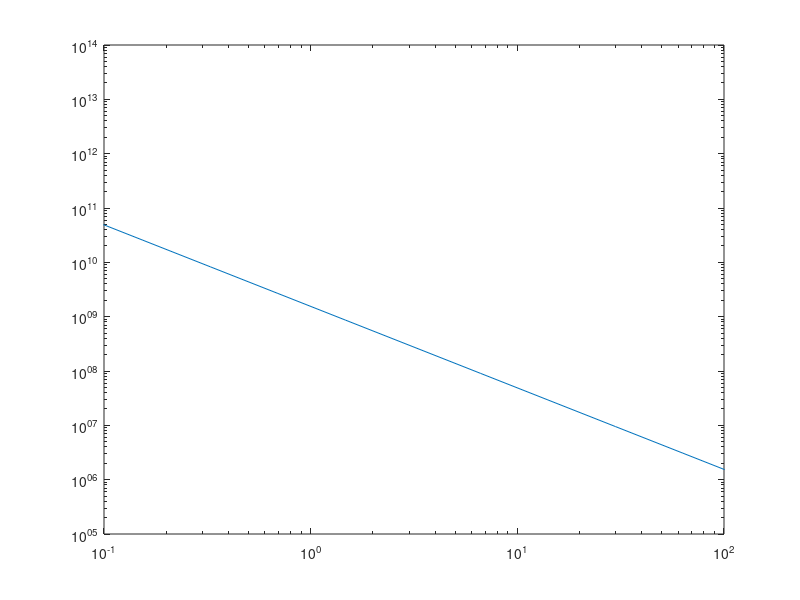

This chart was generated by the following MATLAB code: (Note: this script raises an error after producing the figure.)
function pde = mirror_velocity
% One-dimensional magnetic mirror from the FP paper - evolution of the ion velocity dependence
% of f in the presence of Coulomb collisions with background electrons
% 
% df/dt == 1/v^2 (d/dv(flux_v))
%a
% flux_v == v^3[(m_a/(m_a + m_b))nu_s f) + 0.5*nu_par*v*d/dv(f)]
%
% Run with
%
% asgard(mirror_velocity,'timestep_method','BE')

test = 'c';

pde.CFL = 0.01;

m_e = 9.109*10^-31; %electron mass in kg
m_D = 3.3443*10^-27; %deuterium mass in kgs
m_H = 1.6726*10^-27; %hydrogen mass in kgs
eps_o = 8.85*10^-12; %permittivity of free space in Farad/m
k_b = 1.380*10^-23; %Boltzmann constant in Joules/Kelvin
e = 1.602*10^-19; %charge in Coulombs
ln_delt = 10; %Coulomb logarithm

%Background Species parameter
n_b = 4*10^19; %background density in SI units (particles/m.^3)
T_eV_b = 4; %background temperature in eV
z_b = 1; %atomic number of background
m_b = m_D; %background mass

%Target Specie Parameters
n_a = n_b;
z_a = 1;
m_a = m_e;%target species

v_th = @(T,m) (2*k_b*T./m).^0.5; %thermal velocity function
L_ab = ln_delt*e^4/(m_a*eps_o)^2; %Coefficient accounting for Coluomb force

switch test
    case 'a'
        T_eV_a = 0.05*T_eV_b; %Target temperature in Kelvin\
        offset = 10^6; %case with offset and change in Temperature
    case 'b'
        T_eV_a = 0.05*T_eV_b;
        offset = 0; %case with no offset but change in Temperature
    case 'c'
        T_eV_a = 1000;
        T_a = T_eV_a*11606; %converting to Kelvin
        offset = v_th(T_a,m_a); %case with offset and no change in Temperature
end 
T_b = T_eV_b*11606; %converting to Kelvin
nu_ab0 = n_b*e^4*z_a^2*z_b^2*ln_delt/(2*pi*eps_o^2*m_a^2*v_th(T_b,m_b)^3);
nu_s = @(v) nu_ab0.*(1 + m_a/m_b).*psi(v./v_th(T_b,m_b))./(v./v_th(T_b,m_b)); %Slowing down frequency in s^-1; %parallel diffusion frequency
loglog(0.5*m_a*logspace(-1,7).^2/e, nu_s(logspace(-1,7)))
%ylim([10^4, 10^11]);
xlim([10^-1, 10^2]);
nu_par = @(v) psi(v./v_th(T_b,m_b)).*n_b*L_ab./(2*pi.*v.^3);
maxwell = @(v,x,y) n_a/(pi^3/2.*y^3).*exp(-((v-x)/y).^2);
gauss = @(v,x) n_a/(sqrt(2*pi)*x)*exp(-0.5*((v - x)/x).^2);
norm = v_th(T_b,m_a)*(sqrt(pi)*(v_th(T_a,m_a)^2 + 2*offset^2)*phi((offset - 0.01)/v_th(T_a,m_a)) + 2*v_th(T_a,m_a)*(0.01 + offset)*exp(-(0.01 - offset)^2/v_th(T_a,m_a)^2) + sqrt(pi)*(v_th(T_a,m_a)^2 +2*offset^2)*phi((10^7 - offset)/v_th(T_a,m_a)) - 2*v_th(T_a,m_a)*(10^7 + offset)*exp(-(10^7 - offset)^2/v_th(T_a,m_a)^2))/(v_th(T_a,m_a)^2*(2*0.01*exp(-0.01^2/v_th(T_b,m_a)^2) - 2*10^7*exp(-10^14/v_th(T_b,m_a)^2) + sqrt(pi)*v_th(T_b,m_a)*(phi(10^7/v_th(T_b,m_a)) - phi(0.01/v_th(T_b,m_a)))));
%E = 1.0; %parallel Electric field

%% Setup the dimensions
% 
function ret = phi(x)
        ret = erf(x);
end

function ret = psi(x)     
        dphi_dx = 2./sqrt(pi) * exp(-x.^2);
        ret = 1./(2*x.^2) .* (phi(x) - x.*dphi_dx);   
        ix = find(abs(x)<1e-5); % catch singularity at boundary
        ret(ix) = 0;
end
%soln_t = @(t) exp(-m_a*nu_s.*t/(m_a + m_b));

dim_v.domainMin = 0;
dim_v.domainMax = 3*10^7;
dim_v.jacobian = @(v,p,t) 4.*pi.*v.^2;

%steady state analytic solution
soln_v = @(v) n_a*(2*(m_a/(m_a + m_b))*nu_s./nu_par(v_th(T_b,m_a))).*(1/(4*pi)).*(1./v.^3);
%normalized coordinates by thermal velocity
%v_n_max = dim_v.domainMax/v_th(T_b,m_b);
%v_n_min = dim_v.domainMin/v_th(T_b,m_b);
%initial condition
var = 10^6;
dim_v.init_cond_fn = @(v,p,t) maxwell(v,v_th(T_a,m_a), var);%.*(x == v_b);

BCFunc = @(v) maxwell(v,v_th(T_b,m_a), v_th(T_b,m_a));

% Domain is (a,b)

% The function is defined for the plane
% x = a and x = b
BCL_fList = { ...
    @(v,p,t) v.*0, ... 
    @(t,p) t.*0 + 1
    };

BCR_fList = { ...
    @(v,p,t) BCFunc(v), ... % 
    @(t,p) t.*0 + 1
    };

%%
% Add dimensions to the pde object
% Note that the order of the dimensions must be consistent with this across
% the remainder of this PDE.

pde.dimensions = {dim_v};
num_dims = numel(pde.dimensions);

%% Setup the terms of the PDE

%% 
% -E*Z_a/m_a d/dz(f)

%g1 = @(v,p,t,dat) -E.*Z_a/m_a;
%pterm1  = GRAD(num_dims,g1,-1,'N','N');
%termE_v = TERM_1D({pterm1});
%termE   = TERM_ND(num_dims,{termE_v});

%% 

% term V1 == 1/v^2 d/dv(v^3(m_a/(m_a + m_b))nu_s f))
% term V1 == g(v) q(v)      [mass, g(v) = 1/v^2,  BC N/A]
% q(v) == d/dv(g2(v)f(v))   [grad, g2(v) = v^3(m_a/(m_a + m_b))nu_s, BCL= N, BCR=N]

g1 = @(v,p,t,dat) 1./v.^2;
g2 = @(v,p,t,dat) v.^3.*nu_s(v).*m_a/(m_a + m_b);

pterm1 = MASS(g1);
pterm2  = GRAD(num_dims,g2,-1,'N','D', BCL_fList, BCR_fList);
termV_s = TERM_1D({pterm1,pterm2});
termV1   = TERM_ND(num_dims,{termV_s});

%%
% term V2 == 1/v^2 d/dv(v^4*0.5*nu_par*d/dv(f))
% term V2 == g(v) q(v)      [mass, g(v) = 1/v^2,  BC N/A]
% q(v) == d/dv(g2(v)r(v))   [grad, g2(v) = v^4*0.5*nu_par, BCL= D, BCR=D]
% r(v) = d/dv(g3(v)f)       [grad, g3(v) = 1, BCL=N, BCR=N]

g1 = @(v,p,t,dat) 1./v.^2;
g2 = @(v,p,t,dat) v.^4.*0.5.*nu_par(v);
g3 = @(v,p,t,dat) v.*0 + 1;

pterm1 = MASS(g1);
pterm2 = GRAD(num_dims,g2,+1,'D','N');
pterm3 = GRAD(num_dims,g3,-1,'N','D', BCL_fList, BCR_fList);
termV_par = TERM_1D({pterm1,pterm2,pterm3});
termV2   = TERM_ND(num_dims,{termV_par});

%%
% Add terms to the pde object

pde.terms = {termV1,termV2};

%% Construct some parameters and add to pde object.
%  These might be used within the various functions below.

params.parameter1 = 0;
params.parameter2 = 1;

pde.params = params;

%% Add an arbitrary number of sources to the RHS of the PDE
% Each source term must have nDims + 1

source = { ...
    @(v,p,t) (m_a.*nu_s/(m_a+m_b))*(1-m_a*nu_s/(m_a + m_b)*(4*v+3*t)),   ...   % s1v
    @(t,p) t.*0 + 1 ...   % s1t
    };

%%
% Add sources to the pde data structure
pde.sources = {};

%% Define the analytic solution (optional).
% This requires nDims+time function handles.
    function ans = soln(v,p,t)
        ans = n_a/(pi^3/2.*v_th(T_b,m_a).^3).*exp(-(v./v_th(T_b,m_a)).^2);        
        if isfield(p,'norm_fac')
            ans = ans .* p.norm_fac;
        end
    end
    soln_handle = @soln;


pde.analytic_solutions_1D = { ...    
    @(v,p,t) soln_handle(v,p,t); ...
    @(t,p) t.*0 + 1; 
    };

%%
% Function to set time step
    function dt=set_dt(pde,CFL)
        
        Lmax = pde.dimensions{1}.domainMax;
        LevX = pde.dimensions{1}.lev;
        dt = Lmax/2^LevX*CFL;
    end

pde.set_dt = @set_dt;

end